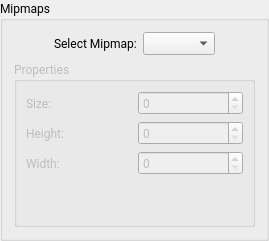
        <widget class="QGroupBox" name="groupBox_2">
         <property name="font">
          <font>
           <family>Roboto</family>
           <pointsize>9</pointsize>
          </font>
         </property>
         <property name="title">
          <string>Mipmaps</string>
         </property>
         <layout class="QVBoxLayout" name="verticalLayout_6">
          <item>
           <layout class="QHBoxLayout" name="horizontalLayout_21">
            <item>
             <spacer name="horizontalSpacer">
              <property name="font">
               <font>
                <family>Roboto</family>
                <pointsize>9</pointsize>
               </font>
              </property>
              <property name="orientation">
               <enum>Qt::Orientation::Horizontal</enum>
              </property>
              <property name="sizeHint" stdset="0">
               <size>
                <width>40</width>
                <height>20</height>
               </size>
              </property>
             </spacer>
            </item>
            <item>
             <widget class="QLabel" name="label_20">
              <property name="font">
               <font>
                <family>Roboto</family>
                <pointsize>9</pointsize>
               </font>
              </property>
              <property name="text">
               <string>Select Mipmap:</string>
              </property>
             </widget>
            </item>
            <item>
             <widget class="QComboBox" name="comboBox_Mipmap">
              <property name="minimumSize">
               <size>
                <width>60</width>
                <height>0</height>
               </size>
              </property>
              <property name="font">
               <font>
                <family>Roboto</family>
                <pointsize>9</pointsize>
               </font>
              </property>
             </widget>
            </item>
            <item>
             <spacer name="horizontalSpacer_2">
              <property name="font">
               <font>
                <family>Roboto</family>
                <pointsize>9</pointsize>
               </font>
              </property>
              <property name="orientation">
               <enum>Qt::Orientation::Horizontal</enum>
              </property>
              <property name="sizeHint" stdset="0">
               <size>
                <width>40</width>
                <height>20</height>
               </size>
              </property>
             </spacer>
            </item>
           </layout>
          </item>
          <item>
           <widget class="QGroupBox" name="groupBox_13">
            <property name="enabled">
             <bool>false</bool>
            </property>
            <property name="title">
             <string>Properties</string>
            </property>
            <layout class="QVBoxLayout" name="verticalLayout_4">
             <item>
              <layout class="QHBoxLayout" name="horizontalLayout_24">
               <item>
                <widget class="QLabel" name="label_23">
                 <property name="font">
                  <font>
                   <family>Roboto</family>
                   <pointsize>9</pointsize>
                  </font>
                 </property>
                 <property name="text">
                  <string>Size: </string>
                 </property>
                </widget>
               </item>
               <item>
                <widget class="QSpinBox" name="spinBox_MipmapSize">
                 <property name="enabled">
                  <bool>false</bool>
                 </property>
                 <property name="font">
                  <font>
                   <family>Roboto</family>
                   <pointsize>9</pointsize>
                  </font>
                 </property>
                 <property name="maximum">
                  <number>1000000000</number>
                 </property>
                </widget>
               </item>
              </layout>
             </item>
             <item>
              <layout class="QHBoxLayout" name="horizontalLayout_22">
               <item>
                <widget class="QLabel" name="label_21">
                 <property name="font">
                  <font>
                   <family>Roboto</family>
                   <pointsize>9</pointsize>
                  </font>
                 </property>
                 <property name="text">
                  <string>Height:</string>
                 </property>
                </widget>
               </item>
               <item>
                <widget class="QSpinBox" name="spinBox_MipmapHeight">
                 <property name="enabled">
                  <bool>false</bool>
                 </property>
                 <property name="font">
                  <font>
                   <family>Roboto</family>
                   <pointsize>9</pointsize>
                  </font>
                 </property>
                 <property name="maximum">
                  <number>1000000000</number>
                 </property>
                </widget>
               </item>
              </layout>
             </item>
             <item>
              <layout class="QHBoxLayout" name="horizontalLayout_23">
               <item>
                <widget class="QLabel" name="label_22">
                 <property name="font">
                  <font>
                   <family>Roboto</family>
                   <pointsize>9</pointsize>
                  </font>
                 </property>
                 <property name="text">
                  <string>Width:</string>
                 </property>
                </widget>
               </item>
               <item>
                <widget class="QSpinBox" name="spinBox_MipmapWidth">
                 <property name="enabled">
                  <bool>false</bool>
                 </property>
                 <property name="font">
                  <font>
                   <family>Roboto</family>
                   <pointsize>9</pointsize>
                  </font>
                 </property>
                 <property name="maximum">
                  <number>1000000000</number>
                 </property>
                </widget>
               </item>
              </layout>
             </item>
             <item>
              <spacer name="verticalSpacer_2">
               <property name="orientation">
                <enum>Qt::Orientation::Vertical</enum>
               </property>
               <property name="sizeHint" stdset="0">
                <size>
                 <width>20</width>
                 <height>40</height>
                </size>
               </property>
              </spacer>
             </item>
            </layout>
           </widget>
          </item>
         </layout>
        </widget>
